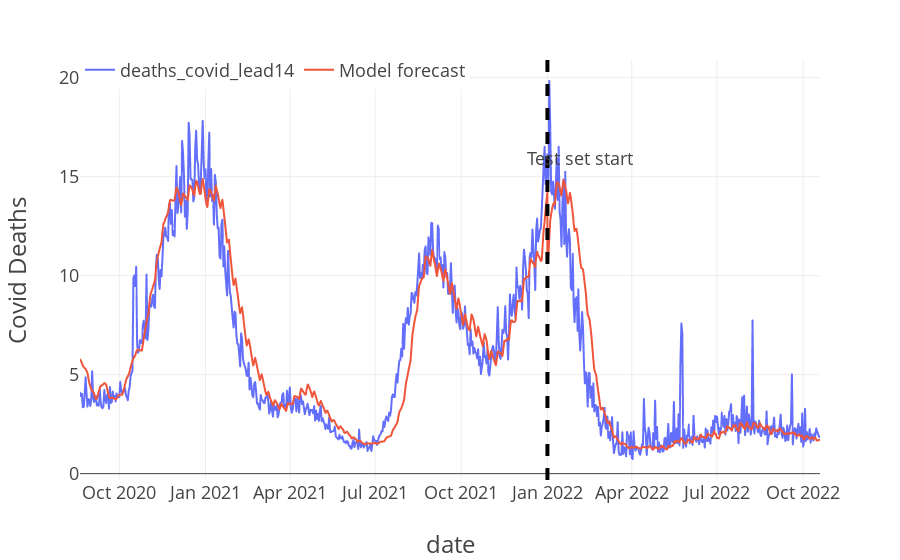

Notebook cell for this chart:
### Code cell
fig = px.line(df_out, labels=dict(created_at="Date", value="Covid Deaths"))
fig.add_vline(x=test_start, line_width=4, line_dash="dash")
fig.add_annotation(xref="paper", x=0.75, yref="paper", y=0.8, text="Test set start", showarrow=False)
fig.update_layout(
    template=plot_template, legend=dict(orientation='h', y=1.02, title_text="")
)
fig.show()

### Figure 1 — Plotly figure (JSON) as saved in the notebook; plotly's stock layout.template omitted (floating-point values rounded to 4 significant figures; data arrays with more than 128 entries replaced by an {"elided": "..."} marker saying what was removed)
{"data": [{"hovertemplate": "variable=deaths_covid_lead14<br>date=%{x}<br>Covid Deaths=%{y}<extra></extra>", "legendgroup": "deaths_covid_lead14", "line": {"color": "#636efa", "dash": "solid"}, "marker": {"symbol": "circle"}, "mode": "lines", "name": "deaths_covid_lead14", "showlegend": true, "type": "scattergl", "x": {"elided": "792 str values"}, "xaxis": "x", "y": {"elided": "792 float values"}, "yaxis": "y"}, {"hovertemplate": "variable=Model forecast<br>date=%{x}<br>Covid Deaths=%{y}<extra></extra>", "legendgroup": "Model forecast", "line": {"color": "#EF553B", "dash": "solid"}, "marker": {"symbol": "circle"}, "mode": "lines", "name": "Model forecast", "showlegend": true, "type": "scattergl", "x": {"elided": "792 str values"}, "xaxis": "x", "y": {"elided": "792 float values"}, "yaxis": "y"}], "layout": {"annotations": [{"showarrow": false, "text": "Test set start", "x": 0.75, "xref": "paper", "y": 0.8, "yref": "paper"}], "legend": {"orientation": "h", "title": {"text": ""}, "tracegroupgap": 0, "y": 1.02}, "margin": {"t": 60}, "shapes": [{"line": {"dash": "dash", "width": 4}, "type": "line", "x0": "2022-01-01", "x1": "2022-01-01", "xref": "x", "y0": 0, "y1": 1, "yref": "y domain"}], "xaxis": {"anchor": "y", "domain": [0, 1], "title": {"text": "date"}}, "yaxis": {"anchor": "x", "domain": [0, 1], "title": {"text": "Covid Deaths"}}}}
